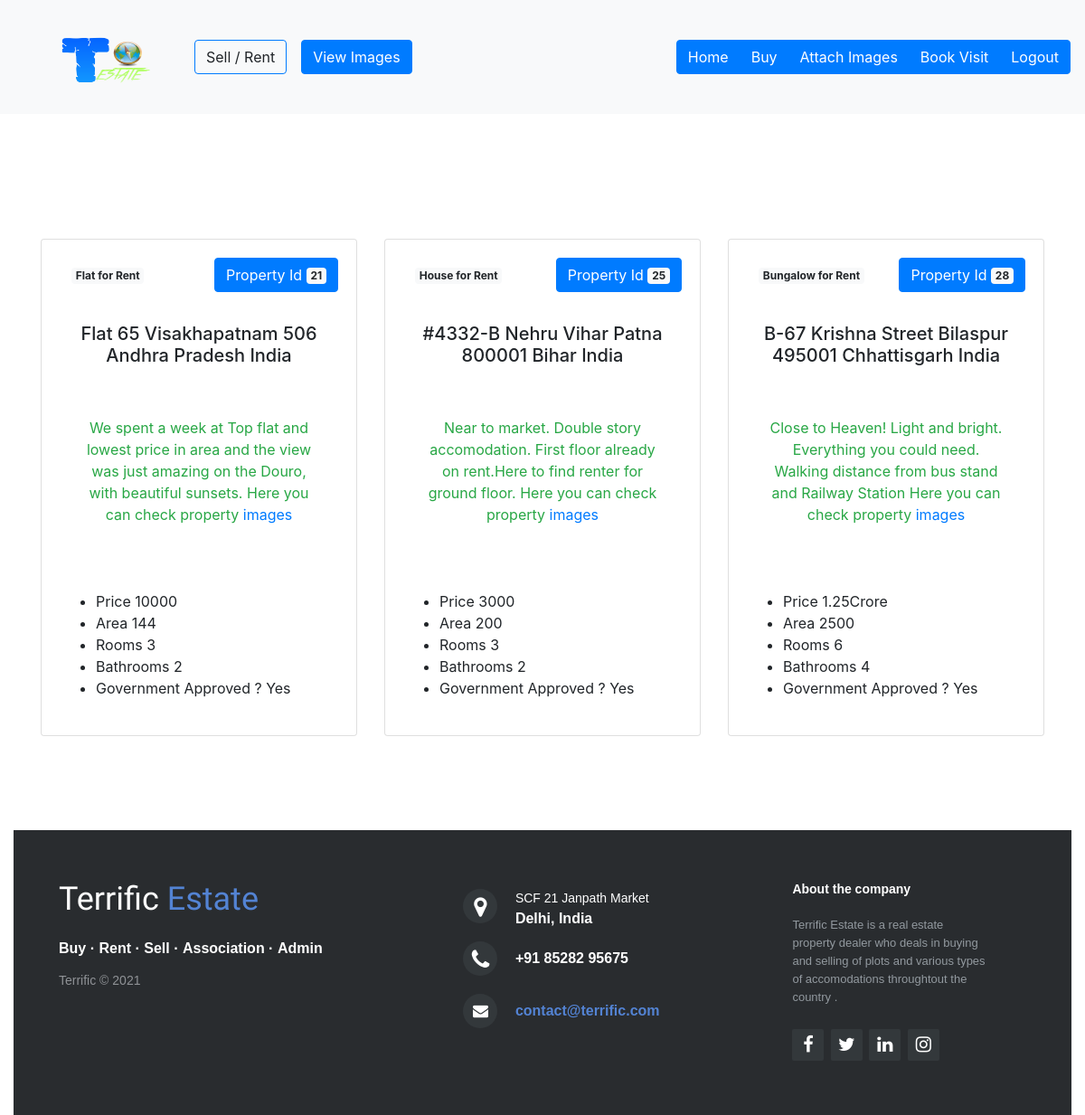
Page /rent.php on the committed database.
### tables this page shows
CREATE TABLE `property` (
  `ownerid` varchar(100) DEFAULT NULL,
  `propertyid` int(100) NOT NULL,
  `sellrent` varchar(100) DEFAULT NULL,
  `type` varchar(100) DEFAULT NULL,
  `size` varchar(100) DEFAULT NULL,
  `price` varchar(255) DEFAULT NULL,
  `rooms` varchar(100) DEFAULT NULL,
  `bathrooms` varchar(100) DEFAULT NULL,
  `info` varchar(255) DEFAULT NULL,
  `gov` varchar(100) DEFAULT NULL,
  `country` varchar(100) DEFAULT NULL,
  `state` varchar(100) DEFAULT NULL,
  `distict` varchar(100) DEFAULT NULL,
  `Street` varchar(100) DEFAULT NULL,
  `pincode` varchar(100) DEFAULT NULL
);

### rent.php (the view, shortened to what this page needs)
<?php
$host = 'localhost';
$username = 'root';
$password = '';
$db_name = 'realestate';
$db= mysqli_connect($host,$username,$password,$db_name);
?>
<!DOCTYPE html>
<html>
    <head>
        <link rel="stylesheet" href="https://maxcdn.bootstrapcdn.com/bootstrap/4.5.2/css/bootstrap.min.css">
	<link rel="stylesheet" href="http://maxcdn.bootstrapcdn.com/font-awesome/4.2.0/css/font-awesome.min.css">
    </head>
    <body>
<nav class="navbar navbar-expand-lg navbar-light bg-light fixed-top">
  <a class="navbar-brand ml-5" href=""><img src="logo.png" id="logo">
</a>
  <div class="collapse navbar-collapse" id="navbarSupportedContent">
    <ul class="navbar-nav mr-auto m-4">
      <li class="nav-item">
        <a href="sellproperty.php" class="btn border border-primary m-2" role="button">Sell / Rent</a>
      </li>
      <li class="nav-item">
        <a href="property_images.php" class="btn btn-primary m-2" role="button">View Images</a>
      </li>
    </ul>
<div class="btn-group">
    <a href="property_homepage.php" class="btn btn-primary" role="button">Home</a>
    <a href="buy.php" class="btn btn-primary" role="button">Buy</a>
    <a href="admin_upload_images.php" class="btn btn-primary" role="button">Attach Images</a>
    <a href="visit.php" class="btn btn-primary" role="button">Book Visit</a>
    <a href="admin_logout.php" class="btn btn-primary" role="button">Logout</a>
</div>
</div>
</nav>
        <br><br><br><br><br><br><br><br><br><br><br>
<div class="container">
    <div class="row">
<?php
$query ="SELECT * FROM property where sellrent = 'rent'";
$result = $db->query($query);
$row_count = $result->num_rows;
for($i=0 ; $i<$row_count; $i++)
{
$prop = $result->fetch_assoc();
?>
<div class="col-sm-4 pb-4">
<div class="card-deck">
  <div class="card" style='height:550px;'>
    <div class="card-body text-center">
        <button type="button" class="btn btn-primary float-right">
            Property Id <span class="badge badge-light"><?php echo $prop['propertyid']?></span>
        </button>
        <button type="button" class="btn  float-left">
            <span class="badge badge-light"><?php echo $prop['type'] ?> for <?php echo $prop['sellrent'] ?></span>
        </button><br><br><br>
      <h5 class="text-center"><?php echo $prop['Street'] ." " .$prop['distict'] ." " . $prop['pincode'] ." " . $prop['state'] ." " . $prop['country'] ?></h5>
      <br>
      <p class="info text-success m-3 p-2">
      <?php echo $prop['info'];?>
        Here you can check property <a href='property_images.php'>images</a>
        <br><br>
      </p>
      <br>
      <ul class="text-left">
          <li>Price <?php echo $prop['price'] ?> </li>
          <li>Area <?php echo $prop['size'] ?></li>
          <li>Rooms <?php echo $prop['rooms'] ?> </li>
          <li>Bathrooms <?php echo $prop['bathrooms'] ?></li>
          <li>Government Approved ?  <?php echo $prop['gov'] ?></li>
      </ul>
    </div><br><br>
  </div>
</div></div>
<?php
}
?>
</div>
</div>
<div class="container-fluid">
    <div class="row"><div class="col-sm-12">
    <?php include 'footer.php';?>
    </div></div>
</div>
    </body>
</html>

### rent.php (style rules this page uses)
#logo { height:100px; width:100px; float:left; margin-left: 3px; margin-top: 0px; padding: 0px; }
a { text-decoration: none; }

### rows in the picture
property: propertyid "21", type "Flat", sellrent "Rent", Street "Flat 65", distict "Visakhapatnam", pincode "506", state "Andhra Pradesh", country "India", info "We spent a week at Top flat and lowest price in area and the view was just amazing on the Douro, with beautiful sunsets.", price "10000", size "144", rooms "3", bathrooms "2", gov "Yes"
property: propertyid "25", type "House", sellrent "Rent", Street "#4332-B Nehru Vihar", distict "Patna", pincode "800001", state "Bihar", country "India", info "Near to market. Double story accomodation. First floor already on rent.Here to find renter for ground floor.", price "3000", size "200", rooms "3", bathrooms "2", gov "Yes"
property: propertyid "28", type "Bungalow", sellrent "Rent", Street "B-67 Krishna Street", distict "Bilaspur", pincode "495001", state "Chhattisgarh", country "India", info "Close to Heaven! Light and bright. Everything you could need. Walking distance from bus stand and Railway Station", price "1.25Crore", size "2500", rooms "6", bathrooms "4", gov "Yes"
